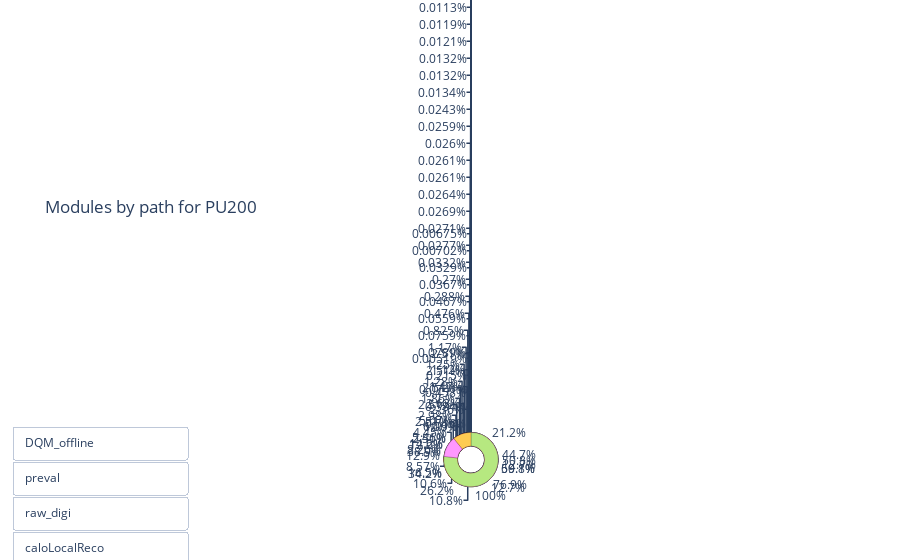

Write notebook code for a chart like this one.
### Markdown cell above
# Fig. 4 - Select modules by path for selected pileup

### Code cell
#number in the bracket is pileup
plot4(200)

### Figure 1 — Plotly figure (JSON) as saved in the notebook; plotly's stock layout.template omitted (floating-point values rounded to 4 significant figures)
{"data": [{"direction": "clockwise", "domain": {"x": [0.1, 0.9], "y": [0.05, 0.9]}, "hole": 0.5, "labels": ["PV0p1 ", "TrackMon_ckf ", "TrackSeedMonhighPtTripletStep ", "TrackSeedMoninitialStep ", "TrackSplitMonitor ", "TrackerCollisionSelectedTrackMonCommongeneralTracks ", "TrackerCollisionSelectedTrackMonCommonhighPurityPV0p1 ", "TrackerCollisionSelectedTrackMonCommonhighPurityPt1 ", "TrackerCollisionSelectedTrackMonCommonhighPurityPtRange0to1 ", "dqmInfoTracking ", "highPurityPV0p1 ", "highPurityPt1 ", "highPurityPtRange0to1 ", "primaryVertexResolution ", "pvMonitor ", "trackingDQMgoodOfflinePrimaryVertices "], "marker": {"line": {"color": "#000000", "width": 0.2}}, "sort": true, "type": "pie", "values": [1.73, 0.26, 41.57, 97.5, 187.8, 1656.0, 54.34, 479.4, 971.6, 0.25, 2.07, 1.36, 2.81, 202.2, 1.22, 2.92]}, {"direction": "clockwise", "domain": {"x": [0.1, 0.9], "y": [0.05, 0.9]}, "hole": 0.5, "labels": ["VertexAssociatorByPositionAndTracks ", "cutsRecoTracksBtvLike ", "cutsRecoTracksFromPVHighPtTripletStep ", "cutsRecoTracksFromPVHighPtTripletStepHp ", "cutsRecoTracksFromPVHp ", "cutsRecoTracksFromPVInitialStep ", "cutsRecoTracksFromPVInitialStepHp ", "cutsRecoTracksFromPVPt09HighPtTripletStep ", "cutsRecoTracksFromPVPt09HighPtTripletStepHp ", "cutsRecoTracksFromPVPt09Hp ", "cutsRecoTracksFromPVPt09InitialStep ", "cutsRecoTracksFromPVPt09InitialStepHp ", "cutsRecoTracksHighPtTripletStep ", "cutsRecoTracksHighPtTripletStepByAlgoMask ", "cutsRecoTracksHighPtTripletStepByAlgoMaskHp ", "cutsRecoTracksHighPtTripletStepByOriginalAlgo ", "cutsRecoTracksHighPtTripletStepByOriginalAlgoHp ", "cutsRecoTracksHighPtTripletStepHp ", "cutsRecoTracksHp ", "cutsRecoTracksInitialStep ", "cutsRecoTracksInitialStepByAlgoMask ", "cutsRecoTracksInitialStepByAlgoMaskHp ", "cutsRecoTracksInitialStepByOriginalAlgo ", "cutsRecoTracksInitialStepByOriginalAlgoHp ", "cutsRecoTracksInitialStepHp ", "cutsRecoTracksPt09HighPtTripletStep ", "cutsRecoTracksPt09HighPtTripletStepHp ", "cutsRecoTracksPt09InitialStep ", "cutsRecoTracksPt09InitialStepHp ", "generalTracksFromPV ", "generalTracksFromPVPt09 ", "generalTracksPt09 ", "quickTrackAssociatorByHits ", "quickTrackAssociatorByHitsPreSplitting ", "seedTrackshighPtTripletStepSeeds ", "seedTracksinitialStepSeeds ", "selectedOfflinePrimaryVertices ", "selectedOfflinePrimaryVerticesWithBS ", "simHitTPAssocProducer ", "tpClusterProducer ", "tpClusterProducerPreSplitting ", "trackValidatorAllTPEfficStandalone ", "trackValidatorBHadronTrackingOnly ", "trackValidatorBuilding ", "trackValidatorBuildingPreSplitting ", "trackValidatorFromPVAllTPStandalone ", "trackValidatorFromPVStandalone ", "trackValidatorSeedingPreSplittingTrackingOnly ", "trackValidatorSeedingTrackingOnly ", "trackValidatorTPPtLess09Standalone ", "trackValidatorTrackingOnly ", "trackingParticleNumberOfLayersProducer ", "trackingParticleRecoTrackAsssociation ", "trackingParticlesBHadron ", "trackingParticlesConversion ", "trackingParticlesElectron ", "trackingParticlesSignal ", "v0Validator ", "vertexAnalysisTrackingOnly "], "marker": {"line": {"color": "#000000", "width": 0.2}}, "sort": true, "type": "pie", "values": [0.25, 4.12, 0.25, 0.25, 0.25, 0.25, 0.25, 0.25, 0.25, 0.25, 0.25, 0.25, 1.96, 1.99, 1.66, 1.97, 1.64, 1.68, 4.94, 3.87, 4.01, 3.93, 3.88, 3.88, 3.85, 1.03, 0.84, 1.8, 1.77, 3.61, 0.25, 4.03, 0.26, 0.25, 42.81, 185.9, 1, 0.74, 190.3, 1275.0, 0.25, 1229.0, 70.79, 443.2, 0.25, 173.7, 40.12, 0.25, 1574.0, 277.0, 1888.0, 662.8, 1610.0, 1885.0, 0.25, 0.25, 3149.0, 0.25, 122.7]}, {"direction": "clockwise", "domain": {"x": [0.1, 0.9], "y": [0.05, 0.9]}, "hole": 0.5, "labels": ["ecalDigis ", "hcalDigis ", "muonCSCDigis ", "muonDTDigis ", "muonGEMDigis ", "muonRPCDigis ", "muonRPCNewDigis ", "scalersRawToDigi "], "marker": {"line": {"color": "#000000", "width": 0.2}}, "sort": true, "type": "pie", "values": [5.05, 3.4, 0.25, 0.25, 0.25, 0.25, 0.25, 0.25]}, {"direction": "clockwise", "domain": {"x": [0.1, 0.9], "y": [0.05, 0.9]}, "hole": 0.5, "labels": ["ecalRecHit ", "hbhereco ", "hfprereco ", "hfreco ", "horeco "], "marker": {"line": {"color": "#000000", "width": 0.2}}, "sort": true, "type": "pie", "values": [268, 173.3, 2.3, 1.71, 0.33]}, {"direction": "clockwise", "domain": {"x": [0.1, 0.9], "y": [0.05, 0.9]}, "hole": 0.5, "labels": ["initialStepHitDoublets ", "initialStepHitQuadruplets ", "initialStepSeedLayers ", "initialStepSeeds ", "initialStepSelector ", "initialStepTrackCandidates ", "initialStepTrackingRegions ", "initialStepTracks "], "marker": {"line": {"color": "#000000", "width": 0.2}}, "sort": true, "type": "pie", "values": [127.2, 787.1, 24.72, 326.8, 11.59, 3225.0, 0.28, 891.6]}, {"direction": "clockwise", "domain": {"x": [0.1, 0.9], "y": [0.05, 0.9]}, "hole": 0.5, "labels": ["highPtTripletStepTrackCandidates "], "marker": {"line": {"color": "#000000", "width": 0.2}}, "sort": true, "type": "pie", "values": [1.88, 127.7, 839.4, 0.25, 5.61, 76.74, 6.1, 1549.0, 0.25, 443.2, 0.25]}, {"direction": "clockwise", "domain": {"x": [0.1, 0.9], "y": [0.05, 0.9]}, "hole": 0.5, "labels": ["ecalMultiFitUncalibRecHit ", "firstStepPrimaryVerticesUnsorted ", "offlineBeamSpot "], "marker": {"line": {"color": "#000000", "width": 0.2}}, "sort": true, "type": "pie", "values": [238.7, 1503.0, 213.2]}], "layout": {"showlegend": false, "title": {"text": "Modules by path for PU200"}, "updatemenus": [{"active": -1, "buttons": [{"args": [{"visible": [true, false, false, false, false, false, false]}], "label": "DQM_offline", "method": "update"}, {"args": [{"visible": [false, true, false, false, false, false, false]}], "label": "preval", "method": "update"}, {"args": [{"visible": [false, false, true, false, false, false, false]}], "label": "raw_digi", "method": "update"}, {"args": [{"visible": [false, false, false, true, false, false, false]}], "label": "caloLocalReco", "method": "update"}, {"args": [{"visible": [false, false, false, false, true, false, false]}], "label": "initialStepSequence", "method": "update"}, {"args": [{"visible": [false, false, false, false, false, true, false]}], "label": "highPtTripletStepSequence", "method": "update"}, {"args": [{"visible": [false, false, false, false, false, false, true]}], "label": "other", "method": "update"}, {"args": [{"visible": [true, true, true, true, true, true, true]}], "label": "All", "method": "update"}], "type": "buttons"}]}}
